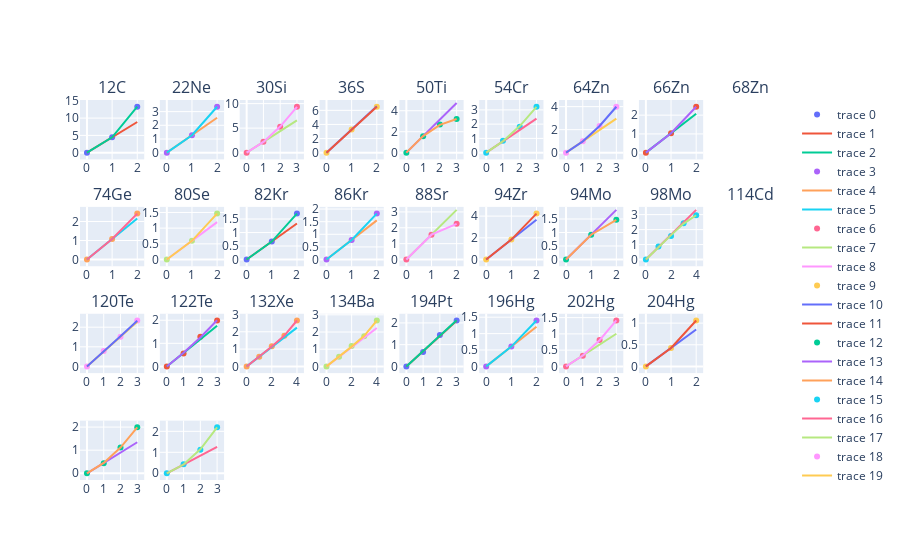

Notebook code for this chart:
### Code cell
best_residuals = get_best_r2(residuals_df, 0.999)

fig = px.scatter(best_residuals, x="quanta", y="energy", color='anharmonicity', facet_col="name", facet_col_wrap=8)


# fig.add_scatter()
# fig.add_scatter(x=best_residuals["quanta"], y=fit_energy, mode='lines', facet_col="name", facet_col_wrap=8)

# fig.add_trace()


facet_col_wrap=8
group_names = list(best_residuals.groupby('name')['name'].head(1))
ngroups = len(group_names)
nrows = ngroups // facet_col_wrap + 1
ncols =  facet_col_wrap + 1

fig = make_subplots(rows=nrows, cols=ncols, subplot_titles=group_names)

for i in range(ngroups):
    row_idx = i // facet_col_wrap
    col_idx = i % facet_col_wrap
    print(row_idx, col_idx, group_names[i])

    group_name = group_names[i]
    nucleus = best_residuals[best_residuals['name'] == group_name]

    quanta = nucleus['quanta']
    energy = nucleus['energy']
    harmonic_energy = get_osc_energy(quanta, nucleus['energy_quantum'], 0)
    fit_energy = get_osc_energy(quanta, nucleus['energy_quantum'], nucleus['shift4'])

    scatter_energies = go.Scatter(x=quanta, y=energy, mode='markers')
    scatter_harmonics  = go.Scatter(x=quanta, y=harmonic_energy, mode='lines')
    scatter_fit = go.Scatter(x=quanta, y=fit_energy, mode='lines')
    fig.add_trace(scatter_energies, row=row_idx+1, col=col_idx+1)
    fig.add_trace(scatter_harmonics, row=row_idx+1, col=col_idx+1)
    fig.add_trace(scatter_fit, row=row_idx+1, col=col_idx+1)

fig.show()

### Figure 1 — Plotly figure (JSON) as saved in the notebook; plotly's stock layout.template omitted (floating-point values rounded to 4 significant figures)
{"data": [{"mode": "markers", "type": "scatter", "x": [0, 1, 2], "xaxis": "x", "y": [0, 4.44, 13.3], "yaxis": "y"}, {"mode": "lines", "type": "scatter", "x": [0, 1, 2], "xaxis": "x", "y": [0, 4.44, 8.88], "yaxis": "y"}, {"mode": "lines", "type": "scatter", "x": [0, 1, 2], "xaxis": "x", "y": [0, 4.44, 13.3], "yaxis": "y"}, {"mode": "markers", "type": "scatter", "x": [0, 1, 2], "xaxis": "x2", "y": [0, 1.275, 3.357], "yaxis": "y2"}, {"mode": "lines", "type": "scatter", "x": [0, 1, 2], "xaxis": "x2", "y": [0, 1.275, 2.549], "yaxis": "y2"}, {"mode": "lines", "type": "scatter", "x": [0, 1, 2], "xaxis": "x2", "y": [0, 1.275, 3.357], "yaxis": "y2"}, {"mode": "markers", "type": "scatter", "x": [0, 1, 2, 3], "xaxis": "x3", "y": [0, 2.235, 5.279, 9.367], "yaxis": "y3"}, {"mode": "lines", "type": "scatter", "x": [0, 1, 2, 3], "xaxis": "x3", "y": [0, 2.198, 4.396, 6.595], "yaxis": "y3"}, {"mode": "lines", "type": "scatter", "x": [0, 1, 2, 3], "xaxis": "x3", "y": [0, 2.198, 5.316, 9.355], "yaxis": "y3"}, {"mode": "markers", "type": "scatter", "x": [0, 1, 2], "xaxis": "x4", "y": [0, 3.291, 6.514], "yaxis": "y4"}, {"mode": "lines", "type": "scatter", "x": [0, 1, 2], "xaxis": "x4", "y": [0, 3.291, 6.582], "yaxis": "y4"}, {"mode": "lines", "type": "scatter", "x": [0, 1, 2], "xaxis": "x4", "y": [0, 3.291, 6.514], "yaxis": "y4"}, {"mode": "markers", "type": "scatter", "x": [0, 1, 2, 3], "xaxis": "x5", "y": [0, 1.554, 2.675, 3.199], "yaxis": "y5"}, {"mode": "lines", "type": "scatter", "x": [0, 1, 2, 3], "xaxis": "x5", "y": [0, 1.58, 3.16, 4.739], "yaxis": "y5"}, {"mode": "lines", "type": "scatter", "x": [0, 1, 2, 3], "xaxis": "x5", "y": [0, 1.58, 2.649, 3.207], "yaxis": "y5"}, {"mode": "markers", "type": "scatter", "x": [0, 1, 2, 3], "xaxis": "x6", "y": [0, 0.8349, 1.824, 3.222], "yaxis": "y6"}, {"mode": "lines", "type": "scatter", "x": [0, 1, 2, 3], "xaxis": "x6", "y": [0, 0.7946, 1.589, 2.384], "yaxis": "y6"}, {"mode": "lines", "type": "scatter", "x": [0, 1, 2, 3], "xaxis": "x6", "y": [0, 0.7946, 1.864, 3.209], "yaxis": "y6"}, {"mode": "markers", "type": "scatter", "x": [0, 1, 2, 3], "xaxis": "x7", "y": [0, 0.9915, 2.307, 3.993], "yaxis": "y7"}, {"mode": "lines", "type": "scatter", "x": [0, 1, 2, 3], "xaxis": "x7", "y": [0, 0.984, 1.968, 2.952], "yaxis": "y7"}, {"mode": "lines", "type": "scatter", "x": [0, 1, 2, 3], "xaxis": "x7", "y": [0, 0.984, 2.314, 3.991], "yaxis": "y7"}, {"mode": "markers", "type": "scatter", "x": [0, 1, 2], "xaxis": "x8", "y": [0, 1.039, 2.451], "yaxis": "y8"}, {"mode": "lines", "type": "scatter", "x": [0, 1, 2], "xaxis": "x8", "y": [0, 1.039, 2.078], "yaxis": "y8"}, {"mode": "lines", "type": "scatter", "x": [0, 1, 2], "xaxis": "x8", "y": [0, 1.039, 2.451], "yaxis": "y8"}, {"mode": "markers", "type": "scatter", "x": [0, 1, 2], "xaxis": "x10", "y": [0, 1.077, 2.417], "yaxis": "y10"}, {"mode": "lines", "type": "scatter", "x": [0, 1, 2], "xaxis": "x10", "y": [0, 1.077, 2.155], "yaxis": "y10"}, {"mode": "lines", "type": "scatter", "x": [0, 1, 2], "xaxis": "x10", "y": [0, 1.077, 2.417], "yaxis": "y10"}, {"mode": "markers", "type": "scatter", "x": [0, 1, 2], "xaxis": "x11", "y": [0, 0.5958, 1.464], "yaxis": "y11"}, {"mode": "lines", "type": "scatter", "x": [0, 1, 2], "xaxis": "x11", "y": [0, 0.5958, 1.192], "yaxis": "y11"}, {"mode": "lines", "type": "scatter", "x": [0, 1, 2], "xaxis": "x11", "y": [0, 0.5958, 1.464], "yaxis": "y11"}, {"mode": "markers", "type": "scatter", "x": [0, 1, 2], "xaxis": "x12", "y": [0, 0.6663, 1.701], "yaxis": "y12"}, {"mode": "lines", "type": "scatter", "x": [0, 1, 2], "xaxis": "x12", "y": [0, 0.6663, 1.333], "yaxis": "y12"}, {"mode": "lines", "type": "scatter", "x": [0, 1, 2], "xaxis": "x12", "y": [0, 0.6663, 1.701], "yaxis": "y12"}, {"mode": "markers", "type": "scatter", "x": [0, 1, 2], "xaxis": "x13", "y": [0, 0.7765, 1.821], "yaxis": "y13"}, {"mode": "lines", "type": "scatter", "x": [0, 1, 2], "xaxis": "x13", "y": [0, 0.7765, 1.553], "yaxis": "y13"}, {"mode": "lines", "type": "scatter", "x": [0, 1, 2], "xaxis": "x13", "y": [0, 0.7765, 1.821], "yaxis": "y13"}, {"mode": "markers", "type": "scatter", "x": [0, 1, 2], "xaxis": "x14", "y": [0, 1.565, 2.25], "yaxis": "y14"}, {"mode": "lines", "type": "scatter", "x": [0, 1, 2], "xaxis": "x14", "y": [0, 1.565, 3.129], "yaxis": "y14"}, {"mode": "lines", "type": "scatter", "x": [0, 1, 2], "xaxis": "x14", "y": [0, 1.565, 2.25], "yaxis": "y14"}, {"mode": "markers", "type": "scatter", "x": [0, 1, 2], "xaxis": "x15", "y": [0, 1.836, 4.232], "yaxis": "y15"}, {"mode": "lines", "type": "scatter", "x": [0, 1, 2], "xaxis": "x15", "y": [0, 1.836, 3.672], "yaxis": "y15"}, {"mode": "lines", "type": "scatter", "x": [0, 1, 2], "xaxis": "x15", "y": [0, 1.836, 4.232], "yaxis": "y15"}, {"mode": "markers", "type": "scatter", "x": [0, 1, 2], "xaxis": "x16", "y": [0, 0.9187, 1.47], "yaxis": "y16"}, {"mode": "lines", "type": "scatter", "x": [0, 1, 2], "xaxis": "x16", "y": [0, 0.9187, 1.837], "yaxis": "y16"}, {"mode": "lines", "type": "scatter", "x": [0, 1, 2], "xaxis": "x16", "y": [0, 0.9187, 1.47], "yaxis": "y16"}, {"mode": "markers", "type": "scatter", "x": [0, 1, 2, 3, 4], "xaxis": "x17", "y": [0, 0.8711, 1.574, 2.423, 2.956], "yaxis": "y17"}, {"mode": "lines", "type": "scatter", "x": [0, 1, 2, 3, 4], "xaxis": "x17", "y": [0, 0.8295, 1.659, 2.488, 3.318], "yaxis": "y17"}, {"mode": "lines", "type": "scatter", "x": [0, 1, 2, 3, 4], "xaxis": "x17", "y": [0, 0.8295, 1.629, 2.398, 2.957], "yaxis": "y17"}, {"mode": "markers", "type": "scatter", "x": [0, 1, 2, 3], "xaxis": "x19", "y": [0, 0.7874, 1.51, 2.344], "yaxis": "y19"}, {"mode": "lines", "type": "scatter", "x": [0, 1, 2, 3], "xaxis": "x19", "y": [0, 0.7597, 1.519, 2.279], "yaxis": "y19"}, {"mode": "lines", "type": "scatter", "x": [0, 1, 2, 3], "xaxis": "x19", "y": [0, 0.7597, 1.538, 2.334], "yaxis": "y19"}, {"mode": "markers", "type": "scatter", "x": [0, 1, 2, 3], "xaxis": "x20", "y": [0, 0.5585, 1.284, 1.99], "yaxis": "y20"}, {"mode": "lines", "type": "scatter", "x": [0, 1, 2, 3], "xaxis": "x20", "y": [0, 0.5878, 1.176, 1.763], "yaxis": "y20"}, {"mode": "lines", "type": "scatter", "x": [0, 1, 2, 3], "xaxis": "x20", "y": [0, 0.5878, 1.254, 2.0], "yaxis": "y20"}, {"mode": "markers", "type": "scatter", "x": [0, 1, 2, 3, 4], "xaxis": "x21", "y": [0, 0.5604, 1.162, 1.776, 2.653], "yaxis": "y21"}, {"mode": "lines", "type": "scatter", "x": [0, 1, 2, 3, 4], "xaxis": "x21", "y": [0, 0.5599, 1.12, 1.68, 2.239], "yaxis": "y21"}, {"mode": "lines", "type": "scatter", "x": [0, 1, 2, 3, 4], "xaxis": "x21", "y": [0, 0.5599, 1.154, 1.783, 2.652], "yaxis": "y21"}, {"mode": "markers", "type": "scatter", "x": [0, 1, 2, 3, 4], "xaxis": "x22", "y": [0, 0.5641, 1.181, 1.751, 2.67], "yaxis": "y22"}, {"mode": "lines", "type": "scatter", "x": [0, 1, 2, 3, 4], "xaxis": "x22", "y": [0, 0.5571, 1.114, 1.671, 2.228], "yaxis": "y22"}, {"mode": "lines", "type": "scatter", "x": [0, 1, 2, 3, 4], "xaxis": "x22", "y": [0, 0.5571, 1.151, 1.78, 2.665], "yaxis": "y22"}, {"mode": "markers", "type": "scatter", "x": [0, 1, 2, 3], "xaxis": "x23", "y": [0, 0.6677, 1.44, 2.112], "yaxis": "y23"}, {"mode": "lines", "type": "scatter", "x": [0, 1, 2, 3], "xaxis": "x23", "y": [0, 0.7002, 1.4, 2.101], "yaxis": "y23"}, {"mode": "lines", "type": "scatter", "x": [0, 1, 2, 3], "xaxis": "x23", "y": [0, 0.7002, 1.408, 2.123], "yaxis": "y23"}, {"mode": "markers", "type": "scatter", "x": [0, 1, 2], "xaxis": "x24", "y": [0, 0.6047, 1.401], "yaxis": "y24"}, {"mode": "lines", "type": "scatter", "x": [0, 1, 2], "xaxis": "x24", "y": [0, 0.6047, 1.209], "yaxis": "y24"}, {"mode": "lines", "type": "scatter", "x": [0, 1, 2], "xaxis": "x24", "y": [0, 0.6047, 1.401], "yaxis": "y24"}, {"mode": "markers", "type": "scatter", "x": [0, 1, 2, 3], "xaxis": "x25", "y": [0, 0.3285, 0.8113, 1.412], "yaxis": "y25"}, {"mode": "lines", "type": "scatter", "x": [0, 1, 2, 3], "xaxis": "x25", "y": [0, 0.3343, 0.6685, 1.003], "yaxis": "y25"}, {"mode": "lines", "type": "scatter", "x": [0, 1, 2, 3], "xaxis": "x25", "y": [0, 0.3343, 0.8055, 1.414], "yaxis": "y25"}, {"mode": "markers", "type": "scatter", "x": [0, 1, 2], "xaxis": "x26", "y": [0, 0.426, 1.061], "yaxis": "y26"}, {"mode": "lines", "type": "scatter", "x": [0, 1, 2], "xaxis": "x26", "y": [0, 0.426, 0.852], "yaxis": "y26"}, {"mode": "lines", "type": "scatter", "x": [0, 1, 2], "xaxis": "x26", "y": [0, 0.426, 1.061], "yaxis": "y26"}, {"mode": "markers", "type": "scatter", "x": [0, 1, 2, 3], "xaxis": "x28", "y": [0, 0.4396, 1.12, 1.989], "yaxis": "y28"}, {"mode": "lines", "type": "scatter", "x": [0, 1, 2, 3], "xaxis": "x28", "y": [0, 0.4478, 0.8956, 1.343], "yaxis": "y28"}, {"mode": "lines", "type": "scatter", "x": [0, 1, 2, 3], "xaxis": "x28", "y": [0, 0.4478, 1.112, 1.992], "yaxis": "y28"}, {"mode": "markers", "type": "scatter", "x": [0, 1, 2, 3], "xaxis": "x29", "y": [0, 0.4366, 1.128, 2.191], "yaxis": "y29"}, {"mode": "lines", "type": "scatter", "x": [0, 1, 2, 3], "xaxis": "x29", "y": [0, 0.4182, 0.8365, 1.255], "yaxis": "y29"}, {"mode": "lines", "type": "scatter", "x": [0, 1, 2, 3], "xaxis": "x29", "y": [0, 0.4182, 1.147, 2.185], "yaxis": "y29"}], "layout": {"annotations": [{"font": {"size": 16}, "showarrow": false, "text": "12C", "x": 0.04568, "xanchor": "center", "xref": "paper", "y": 1, "yanchor": "bottom", "yref": "paper"}, {"font": {"size": 16}, "showarrow": false, "text": "22Ne", "x": 0.1593, "xanchor": "center", "xref": "paper", "y": 1, "yanchor": "bottom", "yref": "paper"}, {"font": {"size": 16}, "showarrow": false, "text": "30Si", "x": 0.2728, "xanchor": "center", "xref": "paper", "y": 1, "yanchor": "bottom", "yref": "paper"}, {"font": {"size": 16}, "showarrow": false, "text": "36S", "x": 0.3864, "xanchor": "center", "xref": "paper", "y": 1, "yanchor": "bottom", "yref": "paper"}, {"font": {"size": 16}, "showarrow": false, "text": "50Ti", "x": 0.5, "xanchor": "center", "xref": "paper", "y": 1, "yanchor": "bottom", "yref": "paper"}, {"font": {"size": 16}, "showarrow": false, "text": "54Cr", "x": 0.6136, "xanchor": "center", "xref": "paper", "y": 1, "yanchor": "bottom", "yref": "paper"}, {"font": {"size": 16}, "showarrow": false, "text": "64Zn", "x": 0.7272, "xanchor": "center", "xref": "paper", "y": 1, "yanchor": "bottom", "yref": "paper"}, {"font": {"size": 16}, "showarrow": false, "text": "66Zn", "x": 0.8407, "xanchor": "center", "xref": "paper", "y": 1, "yanchor": "bottom", "yref": "paper"}, {"font": {"size": 16}, "showarrow": false, "text": "68Zn", "x": 0.9543, "xanchor": "center", "xref": "paper", "y": 1, "yanchor": "bottom", "yref": "paper"}, {"font": {"size": 16}, "showarrow": false, "text": "74Ge", "x": 0.04568, "xanchor": "center", "xref": "paper", "y": 0.7188, "yanchor": "bottom", "yref": "paper"}, {"font": {"size": 16}, "showarrow": false, "text": "80Se", "x": 0.1593, "xanchor": "center", "xref": "paper", "y": 0.7188, "yanchor": "bottom", "yref": "paper"}, {"font": {"size": 16}, "showarrow": false, "text": "82Kr", "x": 0.2728, "xanchor": "center", "xref": "paper", "y": 0.7188, "yanchor": "bottom", "yref": "paper"}, {"font": {"size": 16}, "showarrow": false, "text": "86Kr", "x": 0.3864, "xanchor": "center", "xref": "paper", "y": 0.7188, "yanchor": "bottom", "yref": "paper"}, {"font": {"size": 16}, "showarrow": false, "text": "88Sr", "x": 0.5, "xanchor": "center", "xref": "paper", "y": 0.7188, "yanchor": "bottom", "yref": "paper"}, {"font": {"size": 16}, "showarrow": false, "text": "94Zr", "x": 0.6136, "xanchor": "center", "xref": "paper", "y": 0.7188, "yanchor": "bottom", "yref": "paper"}, {"font": {"size": 16}, "showarrow": false, "text": "94Mo", "x": 0.7272, "xanchor": "center", "xref": "paper", "y": 0.7188, "yanchor": "bottom", "yref": "paper"}, {"font": {"size": 16}, "showarrow": false, "text": "98Mo", "x": 0.8407, "xanchor": "center", "xref": "paper", "y": 0.7188, "yanchor": "bottom", "yref": "paper"}, {"font": {"size": 16}, "showarrow": false, "text": "114Cd", "x": 0.9543, "xanchor": "center", "xref": "paper", "y": 0.7188, "yanchor": "bottom", "yref": "paper"}, {"font": {"size": 16}, "showarrow": false, "text": "120Te", "x": 0.04568, "xanchor": "center", "xref": "paper", "y": 0.4375, "yanchor": "bottom", "yref": "paper"}, {"font": {"size": 16}, "showarrow": false, "text": "122Te", "x": 0.1593, "xanchor": "center", "xref": "paper", "y": 0.4375, "yanchor": "bottom", "yref": "paper"}, {"font": {"size": 16}, "showarrow": false, "text": "132Xe", "x": 0.2728, "xanchor": "center", "xref": "paper", "y": 0.4375, "yanchor": "bottom", "yref": "paper"}, {"font": {"size": 16}, "showarrow": false, "text": "134Ba", "x": 0.3864, "xanchor": "center", "xref": "paper", "y": 0.4375, "yanchor": "bottom", "yref": "paper"}, {"font": {"size": 16}, "showarrow": false, "text": "194Pt", "x": 0.5, "xanchor": "center", "xref": "paper", "y": 0.4375, "yanchor": "bottom", "yref": "paper"}, {"font": {"size": 16}, "showarrow": false, "text": "196Hg", "x": 0.6136, "xanchor": "center", "xref": "paper", "y": 0.4375, "yanchor": "bottom", "yref": "paper"}, {"font": {"size": 16}, "showarrow": false, "text": "202Hg", "x": 0.7272, "xanchor": "center", "xref": "paper", "y": 0.4375, "yanchor": "bottom", "yref": "paper"}, {"font": {"size": 16}, "showarrow": false, "text": "204Hg", "x": 0.8407, "xanchor": "center", "xref": "paper", "y": 0.4375, "yanchor": "bottom", "yref": "paper"}], "xaxis": {"anchor": "y", "domain": [0, 0.09136]}, "xaxis10": {"anchor": "y10", "domain": [0, 0.09136]}, "xaxis11": {"anchor": "y11", "domain": [0.1136, 0.2049]}, "xaxis12": {"anchor": "y12", "domain": [0.2272, 0.3185]}, "xaxis13": {"anchor": "y13", "domain": [0.3407, 0.4321]}, "xaxis14": {"anchor": "y14", "domain": [0.4543, 0.5457]}, "xaxis15": {"anchor": "y15", "domain": [0.5679, 0.6593]}, "xaxis16": {"anchor": "y16", "domain": [0.6815, 0.7728]}, "xaxis17": {"anchor": "y17", "domain": [0.7951, 0.8864]}, "xaxis18": {"anchor": "y18", "domain": [0.9086, 1]}, "xaxis19": {"anchor": "y19", "domain": [0, 0.09136]}, "xaxis2": {"anchor": "y2", "domain": [0.1136, 0.2049]}, "xaxis20": {"anchor": "y20", "domain": [0.1136, 0.2049]}, "xaxis21": {"anchor": "y21", "domain": [0.2272, 0.3185]}, "xaxis22": {"anchor": "y22", "domain": [0.3407, 0.4321]}, "xaxis23": {"anchor": "y23", "domain": [0.4543, 0.5457]}, "xaxis24": {"anchor": "y24", "domain": [0.5679, 0.6593]}, "xaxis25": {"anchor": "y25", "domain": [0.6815, 0.7728]}, "xaxis26": {"anchor": "y26", "domain": [0.7951, 0.8864]}, "xaxis27": {"anchor": "y27", "domain": [0.9086, 1]}, "xaxis28": {"anchor": "y28", "domain": [0, 0.09136]}, "xaxis29": {"anchor": "y29", "domain": [0.1136, 0.2049]}, "xaxis3": {"anchor": "y3", "domain": [0.2272, 0.3185]}, "xaxis30": {"anchor": "y30", "domain": [0.2272, 0.3185]}, "xaxis31": {"anchor": "y31", "domain": [0.3407, 0.4321]}, "xaxis32": {"anchor": "y32", "domain": [0.4543, 0.5457]}, "xaxis33": {"anchor": "y33", "domain": [0.5679, 0.6593]}, "xaxis34": {"anchor": "y34", "domain": [0.6815, 0.7728]}, "xaxis35": {"anchor": "y35", "domain": [0.7951, 0.8864]}, "xaxis36": {"anchor": "y36", "domain": [0.9086, 1]}, "xaxis4": {"anchor": "y4", "domain": [0.3407, 0.4321]}, "xaxis5": {"anchor": "y5", "domain": [0.4543, 0.5457]}, "xaxis6": {"anchor": "y6", "domain": [0.5679, 0.6593]}, "xaxis7": {"anchor": "y7", "domain": [0.6815, 0.7728]}, "xaxis8": {"anchor": "y8", "domain": [0.7951, 0.8864]}, "xaxis9": {"anchor": "y9", "domain": [0.9086, 1]}, "yaxis": {"anchor": "x", "domain": [0.8438, 1]}, "yaxis10": {"anchor": "x10", "domain": [0.5625, 0.7188]}, "yaxis11": {"anchor": "x11", "domain": [0.5625, 0.7188]}, "yaxis12": {"anchor": "x12", "domain": [0.5625, 0.7188]}, "yaxis13": {"anchor": "x13", "domain": [0.5625, 0.7188]}, "yaxis14": {"anchor": "x14", "domain": [0.5625, 0.7188]}, "yaxis15": {"anchor": "x15", "domain": [0.5625, 0.7188]}, "yaxis16": {"anchor": "x16", "domain": [0.5625, 0.7188]}, "yaxis17": {"anchor": "x17", "domain": [0.5625, 0.7188]}, "yaxis18": {"anchor": "x18", "domain": [0.5625, 0.7188]}, "yaxis19": {"anchor": "x19", "domain": [0.2812, 0.4375]}, "yaxis2": {"anchor": "x2", "domain": [0.8438, 1]}, "yaxis20": {"anchor": "x20", "domain": [0.2812, 0.4375]}, "yaxis21": {"anchor": "x21", "domain": [0.2812, 0.4375]}, "yaxis22": {"anchor": "x22", "domain": [0.2812, 0.4375]}, "yaxis23": {"anchor": "x23", "domain": [0.2812, 0.4375]}, "yaxis24": {"anchor": "x24", "domain": [0.2812, 0.4375]}, "yaxis25": {"anchor": "x25", "domain": [0.2812, 0.4375]}, "yaxis26": {"anchor": "x26", "domain": [0.2812, 0.4375]}, "yaxis27": {"anchor": "x27", "domain": [0.2812, 0.4375]}, "yaxis28": {"anchor": "x28", "domain": [0, 0.1562]}, "yaxis29": {"anchor": "x29", "domain": [0, 0.1562]}, "yaxis3": {"anchor": "x3", "domain": [0.8438, 1]}, "yaxis30": {"anchor": "x30", "domain": [0, 0.1562]}, "yaxis31": {"anchor": "x31", "domain": [0, 0.1562]}, "yaxis32": {"anchor": "x32", "domain": [0, 0.1562]}, "yaxis33": {"anchor": "x33", "domain": [0, 0.1562]}, "yaxis34": {"anchor": "x34", "domain": [0, 0.1562]}, "yaxis35": {"anchor": "x35", "domain": [0, 0.1562]}, "yaxis36": {"anchor": "x36", "domain": [0, 0.1562]}, "yaxis4": {"anchor": "x4", "domain": [0.8438, 1]}, "yaxis5": {"anchor": "x5", "domain": [0.8438, 1]}, "yaxis6": {"anchor": "x6", "domain": [0.8438, 1]}, "yaxis7": {"anchor": "x7", "domain": [0.8438, 1]}, "yaxis8": {"anchor": "x8", "domain": [0.8438, 1]}, "yaxis9": {"anchor": "x9", "domain": [0.8438, 1]}}}
